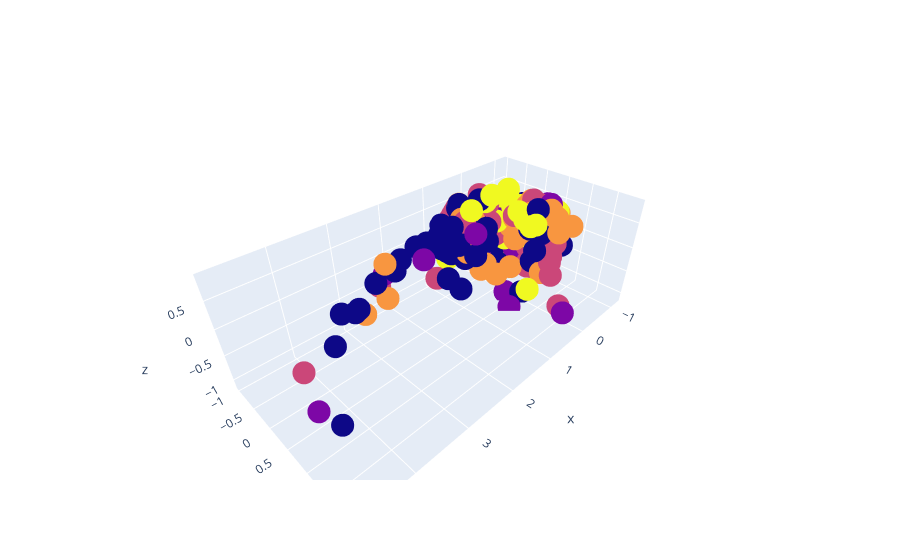

Write notebook code for a chart like this one.
### Code cell
import plotly.graph_objects as go

# Create trace, sizing bubbles by planet diameter
fig = go.Figure(data=go.Scatter3d(
    x = X_pca[:, 0],
    y = X_pca[:, 1],
    z = X_pca[:, 2],
    mode = 'markers',
    marker = dict(
        color = session_clusters,
        )
))
fig.show()

### Figure 1 — Plotly figure (JSON) as saved in the notebook; plotly's stock layout.template omitted (floating-point values rounded to 4 significant figures; data arrays with more than 128 entries replaced by an {"elided": "..."} marker saying what was removed)
{"data": [{"marker": {"color": {"elided": "216 int values"}}, "mode": "markers", "type": "scatter3d", "x": {"elided": "216 float values"}, "y": {"elided": "216 float values"}, "z": {"elided": "216 float values"}}], "layout": {}}
